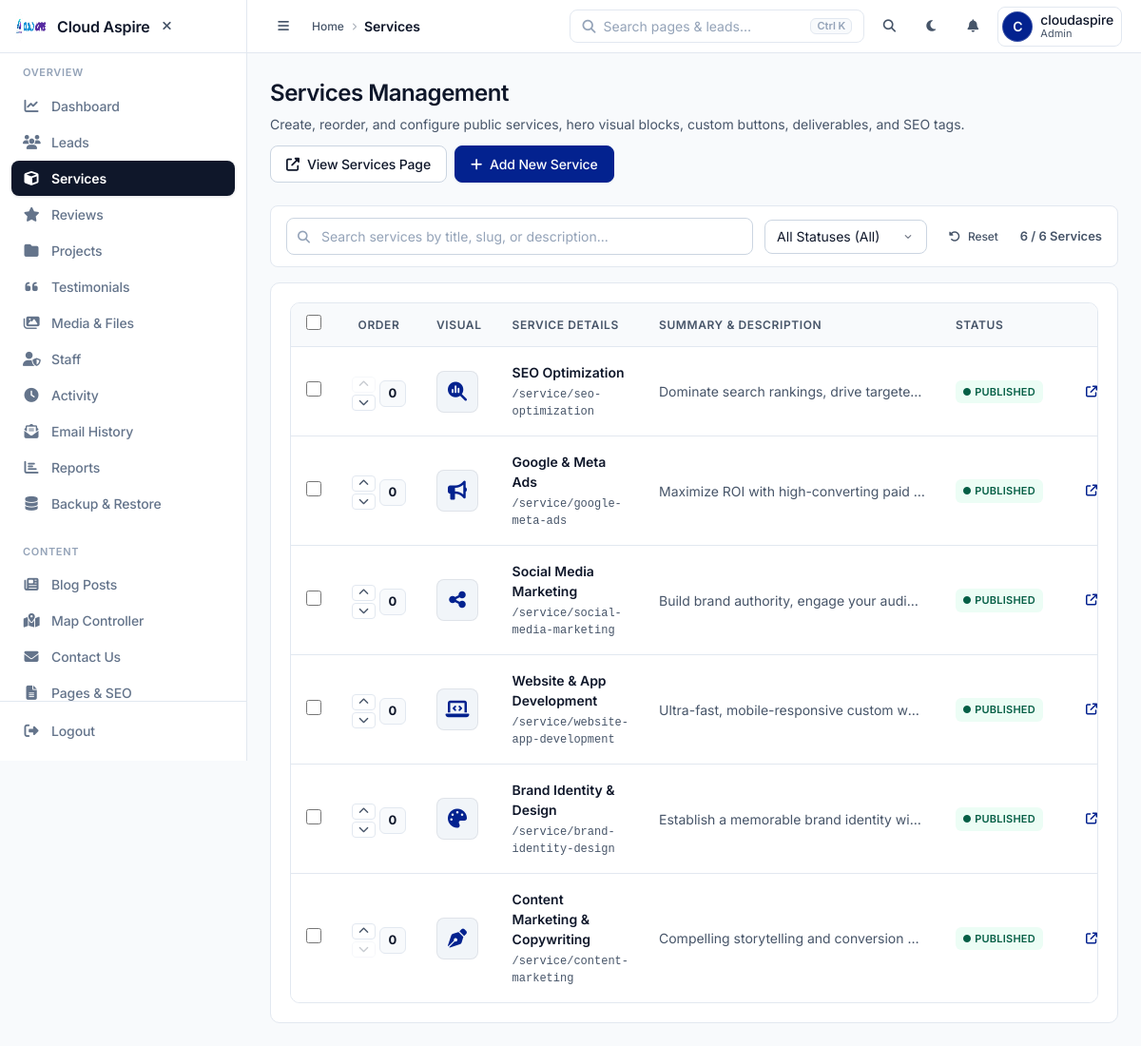
Page /admin/services.php (signed in) on the committed database.
### tables this page shows
CREATE TABLE IF NOT EXISTS `services` (
  `id` int(11) NOT NULL AUTO_INCREMENT,
  `service_name` varchar(150) NOT NULL,
  `slug` varchar(150) NOT NULL,
  `short_description` text DEFAULT NULL,
  `full_description` text DEFAULT NULL,
  `hero_heading` varchar(255) DEFAULT NULL,
  `hero_highlight` varchar(255) DEFAULT NULL,
  `learn_more_text` varchar(100) DEFAULT 'Learn More',
  `learn_more_url` varchar(255) DEFAULT NULL,
  `explore_btn_text` varchar(100) DEFAULT 'Explore Service',
  `explore_btn_url` varchar(255) DEFAULT NULL,
  `icon` varchar(50) DEFAULT NULL,
  `image` varchar(500) DEFAULT NULL,
  `hero_bg_image` varchar(500) DEFAULT NULL,
  `price` varchar(50) DEFAULT NULL,
  `status` enum('active','inactive') DEFAULT 'active',
  `sort_order` int(11) NOT NULL DEFAULT 0,
  `seo_title` varchar(255) DEFAULT NULL,
  `meta_description` text DEFAULT NULL,
  `meta_keywords` text DEFAULT NULL,
  `og_image` varchar(500) DEFAULT NULL,
  `features` text DEFAULT NULL,
  `benefits` text DEFAULT NULL,
  `process_steps` text DEFAULT NULL,
  `faqs` text DEFAULT NULL,
  `created_at` timestamp NULL DEFAULT current_timestamp(),
  `updated_at` timestamp NULL DEFAULT current_timestamp() ON UPDATE current_timestamp(),
  PRIMARY KEY (`id`),
  UNIQUE KEY `idx_services_slug` (`slug`),
  KEY `idx_services_status` (`status`),
  KEY `idx_services_status_sort` (`status`, `sort_order`)
);

### admin/services.php (called while the page is built, shortened)
<?php
require_once __DIR__ . '/../app/security_notifier.php';
$services = $conn->query("SELECT * FROM services ORDER BY sort_order ASC, id ASC")->fetchAll(PDO::FETCH_ASSOC);
require_once __DIR__ . '/../app/Views/admin/services-pro.php';

### app/Views/admin/services-pro.php (the view, shortened to what this page needs)
<?php
$services = $services ?? [];
?>
<div class="flex items-center justify-between mb-6" style="flex-wrap: wrap; gap: 12px;">
  <div>
    <h1 style="font-size: var(--text-2xl); font-weight: 600; letter-spacing: -0.02em; color: var(--text-primary);">
      Services Management
    </h1>
    <p class="text-sm text-muted" style="margin-top: var(--space-1);">
      Create, reorder, and configure public services, hero visual blocks, custom buttons, deliverables, and SEO tags.
    </p>
  </div>
  <div style="display: flex; gap: 8px;">
    <a href="../services" target="_blank" class="btn btn-secondary" title="View Public Services Page">
      <i class="fas fa-external-link-alt"></i> View Services Page
    </a>
    <button class="btn btn-primary" onclick="openModal()">
      <i class="fas fa-plus"></i> Add New Service
    </button>
  </div>
</div>
<div class="filter-toolbar">
  <div class="filter-search-box">
    <i class="fas fa-search"></i>
    <input type="text" id="serviceSearchInput" class="form-input" placeholder="Search services by title, slug, or description..." oninput="filterServicesTable()">
  </div>
  <div style="display: flex; gap: 10px; align-items: center;">
    <select id="serviceStatusFilter" class="form-select" style="min-width: 160px; padding: 7px 12px;" onchange="filterServicesTable()">
      <option value="all">All Statuses (All)</option>
    </select>
    <button type="button" class="btn btn-ghost btn-sm" onclick="resetServiceFilters()" title="Reset Filters" style="padding: 7px 12px;">
      <i class="fas fa-rotate-left"></i> Reset
    </button>
    <div style="font-size: 13px; color: var(--text-secondary); font-weight: 600; white-space: nowrap;">
      <span id="visibleCountText"><?= count($services) ?></span> / <?= count($services) ?> Services
    </div>
  </div>
</div>
<div class="card">
  <div class="table-container">
    <table style="min-width: auto;" id="servicesMasterTable">
      <thead>
        <tr>
          <th style="width: 44px; text-align: center;">
            <input type="checkbox" id="selectAllCheckbox" onchange="toggleSelectAll(this)" title="Select all services" style="cursor: pointer; width: 16px; height: 16px; accent-color: var(--primary);">
          </th>
          <th style="width: 90px; text-align: center;">Order</th>
          <th style="width: 60px;">Visual</th>
          <th>Service Details</th>
          <th>Summary & Description</th>
          <th style="width: 100px;">Status</th>
          <th style="text-align: right; width: 170px;">Actions</th>
        </tr>
      </thead>
      <tbody id="servicesTableBody">
      <?php foreach ($services as $index => $service): ?>
        <tr id="service-row-<?= $service['id'] ?>" class="service-row-item" data-status="<?= htmlspecialchars($service['status'] ?? 'active') ?>" data-id="<?= $service['id'] ?>" data-order="<?= (int)($service['sort_order'] ?? 0) ?>">
          <td style="text-align: center;">
            <input type="checkbox" value="<?= $service['id'] ?>" class="service-checkbox" onchange="updateBulkBar()" style="cursor: pointer; width: 16px; height: 16px; accent-color: var(--primary);">
          </td>
          <td style="text-align: center;">
            <div style="display: inline-flex; align-items: center; gap: 4px;">
              <div style="display: flex; flex-direction: column; gap: 2px;">
                <button type="button" class="order-btn" title="Move Up" onclick="moveServiceOrder(<?= $service['id'] ?>, -1)" <?= $index === 0 ? 'disabled style="opacity:0.3; cursor:not-allowed;"' : '' ?>>
                  <i class="fas fa-chevron-up"></i>
                </button>
                <button type="button" class="order-btn" title="Move Down" onclick="moveServiceOrder(<?= $service['id'] ?>, 1)" <?= $index === count($services) - 1 ? 'disabled style="opacity:0.3; cursor:not-allowed;"' : '' ?>>
                  <i class="fas fa-chevron-down"></i>
                </button>
              </div>
              <span class="order-badge" title="Display Order"><?= (int)($service['sort_order'] ?? 0) ?></span>
            </div>
          </td>
          <td>
            <div style="display: flex; align-items: center; gap: 10px;">
              <?php
              $thumb = '';
              if (!empty($service['image'])) {
                  $thumb = (str_starts_with($service['image'], 'http://') || str_starts_with($service['image'], 'https://') || str_starts_with($service['image'], '/')) ? $service['image'] : '../' . $service['image'];
              }
              ?>
              <?php if ($thumb): ?>
                <div class="service-icon" style="display: none;"><i class="fas <?= htmlspecialchars($service['icon'] ?: 'fa-briefcase') ?>"></i></div>
              <?php else: ?>
                <div class="service-icon"><i class="fas <?= htmlspecialchars($service['icon'] ?: 'fa-briefcase') ?>"></i></div>
              <?php endif; ?>
            </div>
          </td>
          <td>
            <div class="service-name"><?= htmlspecialchars($service['service_name']) ?></div>
            <div class="service-slug">/service/<?= htmlspecialchars($service['slug']) ?></div>
          </td>
          <td>
            <div style="color: var(--text-secondary); font-size: var(--text-sm); max-width: 280px; white-space: nowrap; overflow: hidden; text-overflow: ellipsis;" title="<?= htmlspecialchars($service['short_description'] ?? '') ?>">
              <?= htmlspecialchars($service['short_description'] ?? '') ?>
            </div>
          </td>
          <td>
            <?php $status_class = $service['status'] === 'active' ? 'badge-success' : 'badge-neutral'; ?>
            <span class="badge-sm <?= $status_class ?>">
              <i class="fas fa-circle" style="font-size: 8px; margin-right: 4px;"></i>
              <?= $service['status'] === 'active' ? 'Published' : 'Draft' ?>
            </span>
          </td>
          <td style="text-align: right;">
            <div style="display: flex; gap: var(--space-2); justify-content: flex-end;">
              <?php
              $preview_url = ($service['status'] === 'active')
                  ? '../service/' . htmlspecialchars($service['slug'])
                  : '../service/' . htmlspecialchars($service['slug']) . '?preview=1';
              $preview_title = ($service['status'] === 'active') ? 'View Live Page' : 'Preview Draft Page';
              ?>
              <a href="<?= $preview_url ?>" target="_blank" class="btn btn-ghost btn-sm" title="<?= $preview_title ?>">
                <i class="fas fa-arrow-up-right-from-square" style="color: var(--primary);"></i>
              </a>
            </div>
          </td>
        </tr>
      <?php endforeach; ?>
      </tbody>
    </table>
  </div>
</div>
<?php require_once __DIR__ . '/../../../admin/includes/footer-pro.php'; ?>

### app/Views/admin/services-pro.php (style rules this page uses)
.service-icon { width: 44px; height: 44px; background: var(--primary-soft); border-radius: var(--radius-md); display: flex; align-items: center; justify-content: center; border: 1px solid var(--primary-shadow); flex-shrink: 0; }
.service-icon i { font-size: 20px; color: var(--primary); }
.service-name { font-weight: 600; color: var(--text-primary); font-size: var(--text-sm); }
.service-slug { font-size: var(--text-xs); color: var(--text-secondary); font-family: monospace; margin-top: var(--space-1); }
.order-badge { display: inline-flex; align-items: center; justify-content: center; width: 28px; height: 28px; background: var(--bg-surface-secondary); border: 1px solid var(--border-light); border-radius: 6px; font-weight: 700; font-size: 13px; color: var(--text-primary); }
.order-btn { background: none; border: 1px solid var(--border-light); border-radius: 4px; color: var(--text-secondary); cursor: pointer; padding: 2px 6px; font-size: 11px; line-height: 1; transition: all 0.2s ease; }
.filter-toolbar { display: flex; gap: 12px; align-items: center; justify-content: space-between; flex-wrap: wrap; margin-bottom: var(--space-4); background: var(--bg-surface); border: 1px solid var(--border-light); border-radius: var(--radius-md); padding: 12px 16px; }
.filter-search-box { position: relative; flex: 1; min-width: 240px; }
.filter-search-box i { position: absolute; left: 12px; top: 50%; transform: translateY(-50%); color: var(--text-tertiary); font-size: 13px; }
.filter-search-box input { padding-left: 36px !important; width: 100%; }

### rows in the picture
services: sort_order "0", service_name "SEO Optimization", slug "seo-optimization", short_description "Dominate search rankings, drive targete…", status "PUBLISHED"
services: sort_order "0", service_name "Google & Meta Ads", slug "google-meta-ads", short_description "Maximize ROI with high-converting paid…", status "PUBLISHED"
services: sort_order "0", service_name "Social Media Marketing", slug "social-media-marketing", short_description "Build brand authority, engage your audi…", status "PUBLISHED"
services: sort_order "0", service_name "Website & App Development", slug "website-app-development", short_description "Ultra-fast, mobile-responsive custom w…", status "PUBLISHED"
services: sort_order "0", service_name "Brand Identity & Design", slug "brand-identity-design", short_description "Establish a memorable brand identity wi…", status "PUBLISHED"
services: sort_order "0", service_name "Content Marketing & Copywriting", slug "content-marketing", short_description "Compelling storytelling and conversion…", status "PUBLISHED"

### other values in the picture
$site_name "Cloud Aspire"
$section_label "OVERVIEW"
$item['label'] "Dashboard"
$item['label'] "Leads"
$item['label'] "Services"
$item['label'] "Reviews"
$item['label'] "Projects"
$item['label'] "Testimonials"
$item['label'] "Media & Files"
$item['label'] "Staff"
$item['label'] "Activity"
$item['label'] "Email History"
$item['label'] "Reports"
$item['label'] "Backup & Restore"
$section_label "CONTENT"
